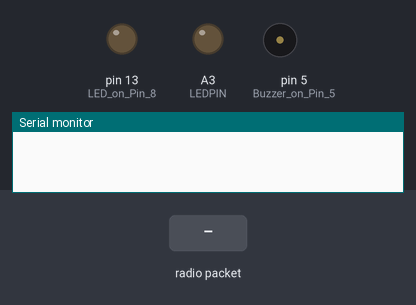
Bench run of a sketch on a simulated Arduino Uno, built with avr-gcc and run on an emulated ATmega328P. Parts: output pins drawn as LEDs (lit = HIGH), buzzer (waves = sounding), the last lines printed to the serial monitor. The inputs (shaded band) are chosen by the test bench. No radio packets arrive unless stated.

Above: at 3.2 s.
3.3 s: radio packet "6" arrives
At 3.42 s:
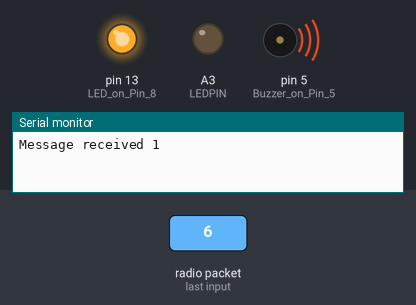
At 4.5 s:
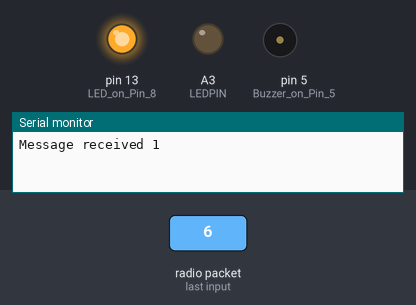
4.8 s: radio packet "0" arrives
At 5.5 s:
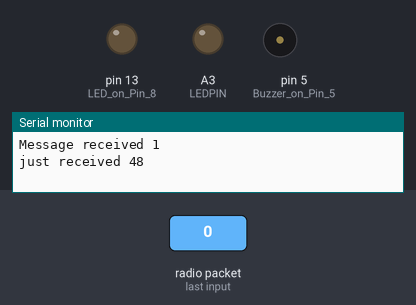
Timing chart, 0 to 7.8 s (numbered marks = the images above; inputs shaded):
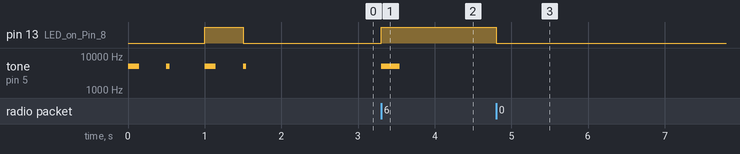

Measured:
- after the input at 3.3 s, pin 13 (LED_on_Pin_8): LOW → HIGH at once; tone on pin 5 (Buzzer_on_Pin_5): silent → 5000 Hz at once, → silent 0.25 s later
- after the input at 4.8 s, pin 13 (LED_on_Pin_8): HIGH → LOW at once

The sketch:

RF_Receiver.ino
```cpp
#include <VirtualWire_Config.h>
#include <VirtualWire.h>

//simple Tx on pin D2

#define LEDPIN A3

void setup()    {
          vw_set_ptt_inverted(true); // Required for DR3100
          vw_set_rx_pin(2);       // Data Pin of RF Receiver on Pin 2
          vw_setup(1000); // Bits per sec
          Serial.begin(9600);
          pinMode(5, OUTPUT);    // Buzzer on Pin 5
          pinMode(LEDPIN, OUTPUT);    // LED on Pin 6
          pinMode(13, OUTPUT);    // LED on Pin 8
          vw_rx_start(); // Start the receiver PLL running
          tone(5, 5000,145);  // Buzzer on Pin 9
          analogWrite(LEDPIN,60); // LED on Pin 13
          delay(500);
          tone(5, 5000,45);  // Buzzer on Pin 9
          digitalWrite(13,0); // LED on Pin 13
          delay(500);
          tone(5, 5000,145);  // Buzzer on Pin 9
          digitalWrite(13,1); // LED on Pin 13
          delay(500);
          tone(5, 5000,45);  // Buzzer on Pin 9
          digitalWrite(13,0); // LED on Pin 13
          delay(500);

                }


void loop()     {

      uint8_t buf[VW_MAX_MESSAGE_LEN];
      uint8_t buflen = VW_MAX_MESSAGE_LEN;

      if (vw_get_message(buf, &buflen)) // Non-blocking
              {

              if(buf[0]=='6'){

                    tone(5, 5000,245);  // Buzzer on Pin 9
                    Serial.print("Message received ");
                    Serial.println(buf[VW_MAX_MESSAGE_LEN]);
                    analogWrite(LEDPIN,60); // LED on Pin 13
                    digitalWrite(13,1); // LED on Pin 13


                            }

              if(buf[0]=='0') {

                    noTone(5);
                    Serial.print("just received ");
                    Serial.println(buf[0]);
                    digitalWrite(LEDPIN,0); // LED on Pin 13
                    digitalWrite(13,0); // LED on Pin 13
                            }

              }
}
```
